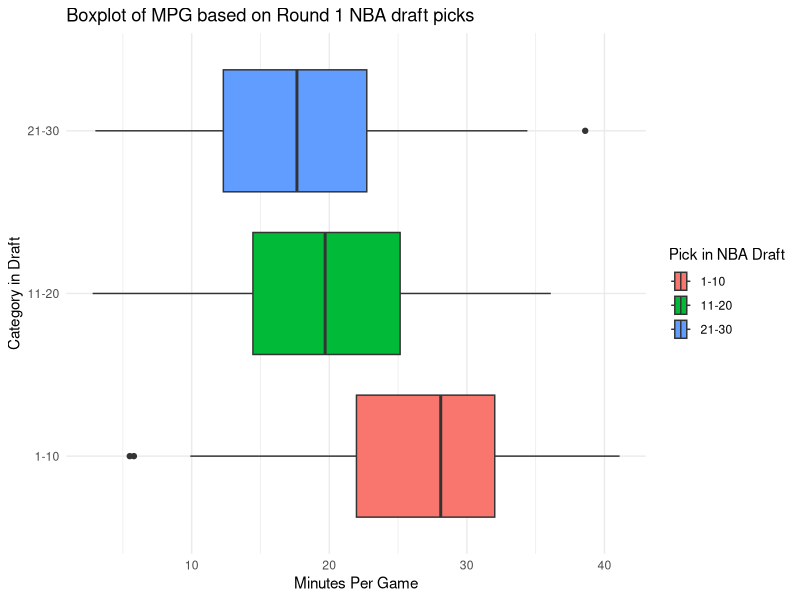

This figure's R source:
## ---- chunk 1
# make sure the dataset is downloaded and is saved to the student's computer. 
library(tidyverse,quietly=TRUE)
nba_draft <- read_csv("nba_draft.csv",show_col_types = FALSE)
## ---- chunk 2
nba_round1s <- nba_draft %>% filter(round_picked == 1)
## ---- chunk 3
nba_round1s <- nba_round1s %>%
  mutate(
    pick_category = case_when(
      pick_in_round >= 1 & pick_in_round <= 10 ~ "1-10",
      pick_in_round > 10 & pick_in_round <= 20 ~ "11-20",
      pick_in_round > 20 & pick_in_round <= 30 ~ "21-30"
    )
  )
## ---- chunk 4
 nba_round1s$pick_category <- factor(nba_round1s$pick_category,
                                  levels = c("1-10", "11-20", "21-30"))
## ---- chunk 5
ggplot(nba_round1s,
       mapping = aes(x = mins_per_game,
                     y = pick_category,
                     fill = pick_category)) +
  geom_boxplot() +
  labs(title = "Boxplot of MPG based on Round 1 NBA draft picks",
       x = "Minutes Per Game",
       y= "Category in Draft",
       fill = "Pick in NBA Draft") +
  theme_minimal()
## ---- chunk 6
mpg_aov <- aov(mins_per_game ~ pick_category,
                 data = nba_round1s)

summary(mpg_aov)
## ---- chunk 7
TukeyHSD(mpg_aov)
